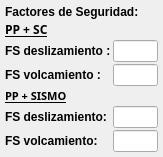
      <widget class="QWidget" name="scrollAreaWidgetContents_5">
       <property name="geometry">
        <rect>
         <x>0</x>
         <y>0</y>
         <width>163</width>
         <height>145</height>
        </rect>
       </property>
       <layout class="QGridLayout" name="gridLayout_11">
        <property name="margin">
         <number>5</number>
        </property>
        <property name="spacing">
         <number>2</number>
        </property>
        <item row="2" column="0">
         <widget class="QLabel" name="label_44">
          <property name="font">
           <font>
            <weight>75</weight>
            <bold>true</bold>
           </font>
          </property>
          <property name="text">
           <string>FS deslizamiento :</string>
          </property>
          <property name="buddy">
           <cstring>wMuroOut</cstring>
          </property>
         </widget>
        </item>
        <item row="4" column="0">
         <widget class="QLabel" name="label_48">
          <property name="font">
           <font>
            <family>Sans Serif</family>
            <pointsize>8</pointsize>
            <weight>75</weight>
            <italic>false</italic>
            <bold>true</bold>
            <underline>true</underline>
           </font>
          </property>
          <property name="text">
           <string>PP + SISMO</string>
          </property>
         </widget>
        </item>
        <item row="3" column="0">
         <widget class="QLabel" name="label_45">
          <property name="font">
           <font>
            <weight>75</weight>
            <bold>true</bold>
           </font>
          </property>
          <property name="text">
           <string>FS volcamiento :</string>
          </property>
          <property name="buddy">
           <cstring>wMuroOut</cstring>
          </property>
         </widget>
        </item>
        <item row="3" column="1">
         <widget class="QLineEdit" name="fsPPSCVout">
          <property name="maximumSize">
           <size>
            <width>50</width>
            <height>16777215</height>
           </size>
          </property>
          <property name="font">
           <font>
            <pointsize>9</pointsize>
            <weight>75</weight>
            <bold>true</bold>
           </font>
          </property>
          <property name="maxLength">
           <number>4</number>
          </property>
          <property name="readOnly">
           <bool>true</bool>
          </property>
         </widget>
        </item>
        <item row="2" column="1">
         <widget class="QLineEdit" name="fsPPSCDout">
          <property name="maximumSize">
           <size>
            <width>50</width>
            <height>16777215</height>
           </size>
          </property>
          <property name="font">
           <font>
            <pointsize>9</pointsize>
            <weight>75</weight>
            <bold>true</bold>
           </font>
          </property>
          <property name="maxLength">
           <number>4</number>
          </property>
          <property name="readOnly">
           <bool>true</bool>
          </property>
         </widget>
        </item>
        <item row="0" column="0" colspan="2">
         <widget class="QLabel" name="label_43">
          <property name="maximumSize">
           <size>
            <width>16777215</width>
            <height>20</height>
           </size>
          </property>
          <property name="font">
           <font>
            <pointsize>9</pointsize>
            <weight>75</weight>
            <bold>true</bold>
           </font>
          </property>
          <property name="text">
           <string>Factores de Seguridad:</string>
          </property>
         </widget>
        </item>
        <item row="1" column="0">
         <widget class="QLabel" name="label_47">
          <property name="font">
           <font>
            <family>Sans Serif</family>
            <pointsize>9</pointsize>
            <weight>75</weight>
            <bold>true</bold>
            <underline>true</underline>
           </font>
          </property>
          <property name="text">
           <string>PP + SC</string>
          </property>
         </widget>
        </item>
        <item row="5" column="0">
         <widget class="QLabel" name="label_49">
          <property name="font">
           <font>
            <weight>75</weight>
            <bold>true</bold>
           </font>
          </property>
          <property name="text">
           <string>FS deslizamiento:</string>
          </property>
         </widget>
        </item>
        <item row="6" column="0">
         <widget class="QLabel" name="label_50">
          <property name="font">
           <font>
            <weight>75</weight>
            <bold>true</bold>
           </font>
          </property>
          <property name="text">
           <string>FS volcamiento:</string>
          </property>
         </widget>
        </item>
        <item row="5" column="1">
         <widget class="QLineEdit" name="fsPPSISDout">
          <property name="maximumSize">
           <size>
            <width>50</width>
            <height>16777215</height>
           </size>
          </property>
          <property name="font">
           <font>
            <pointsize>9</pointsize>
            <weight>75</weight>
            <bold>true</bold>
           </font>
          </property>
          <property name="maxLength">
           <number>4</number>
          </property>
         </widget>
        </item>
        <item row="6" column="1">
         <widget class="QLineEdit" name="fsPPSISVout">
          <property name="maximumSize">
           <size>
            <width>50</width>
            <height>16777215</height>
           </size>
          </property>
          <property name="font">
           <font>
            <pointsize>9</pointsize>
            <weight>75</weight>
            <bold>true</bold>
           </font>
          </property>
          <property name="maxLength">
           <number>4</number>
          </property>
         </widget>
        </item>
       </layout>
      </widget>
